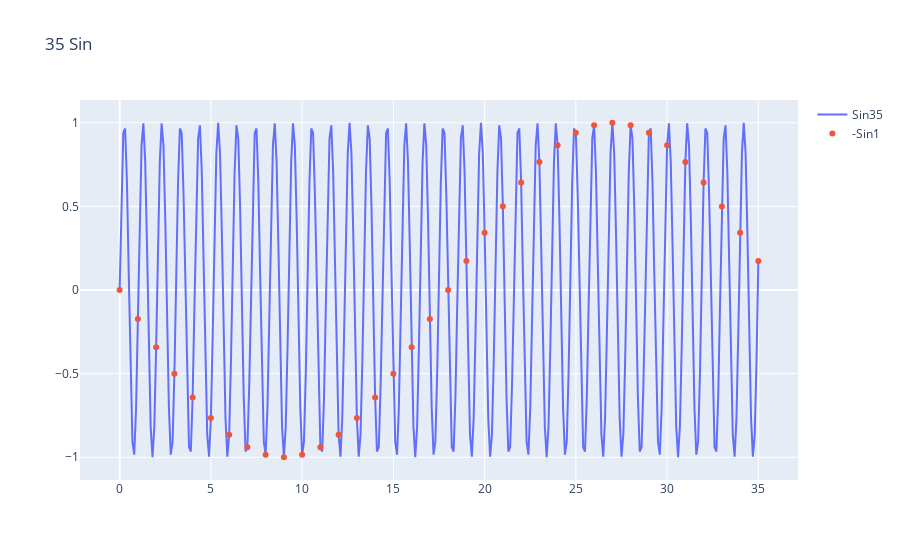

Notebook source saved alongside this figure:
### Code cell
i10 = np.arange(0, 35.1, .1)
sin10 = np.sin(2*np.pi * 35 *i10/36)
trace35sin10 = go.Scatter(
    x = i10,
    y = sin10,
    mode = 'lines',
    name = 'Sin35'
)
trace1sin10 = go.Scatter(
    x = okci,
    y = -harm1sin,
    mode = 'markers',
    name = '-Sin1'
)
fig = go.Figure(
    data=[trace35sin10, trace1sin10],
    layout_title_text="35 Sin"
)

fig.show()

### Figure 1 — Plotly figure (JSON) as saved in the notebook; plotly's stock layout.template omitted (floating-point values rounded to 4 significant figures; data arrays with more than 128 entries replaced by an {"elided": "..."} marker saying what was removed)
{"data": [{"mode": "lines", "name": "Sin35", "type": "scatter", "x": {"elided": "351 float values"}, "y": {"elided": "351 float values"}}, {"mode": "markers", "name": "-Sin1", "type": "scatter", "x": [0, 1, 2, 3, 4, 5, 6, 7, 8, 9, 10, 11, 12, 13, 14, 15, 16, 17, 18, 19, 20, 21, 22, 23, 24, 25, 26, 27, 28, 29, 30, 31, 32, 33, 34, 35], "y": [0, -0.1736, -0.342, -0.5, -0.6428, -0.766, -0.866, -0.9397, -0.9848, -1, -0.9848, -0.9397, -0.866, -0.766, -0.6428, -0.5, -0.342, -0.1736, -1.225e-16, 0.1736, 0.342, 0.5, 0.6428, 0.766, 0.866, 0.9397, 0.9848, 1, 0.9848, 0.9397, 0.866, 0.766, 0.6428, 0.5, 0.342, 0.1736]}], "layout": {"autosize": true, "title": {"text": "35 Sin"}, "xaxis": {"autorange": true, "range": [-2.113, 37.11], "type": "linear"}, "yaxis": {"autorange": true, "range": [-1.146, 1.146], "type": "linear"}}}
